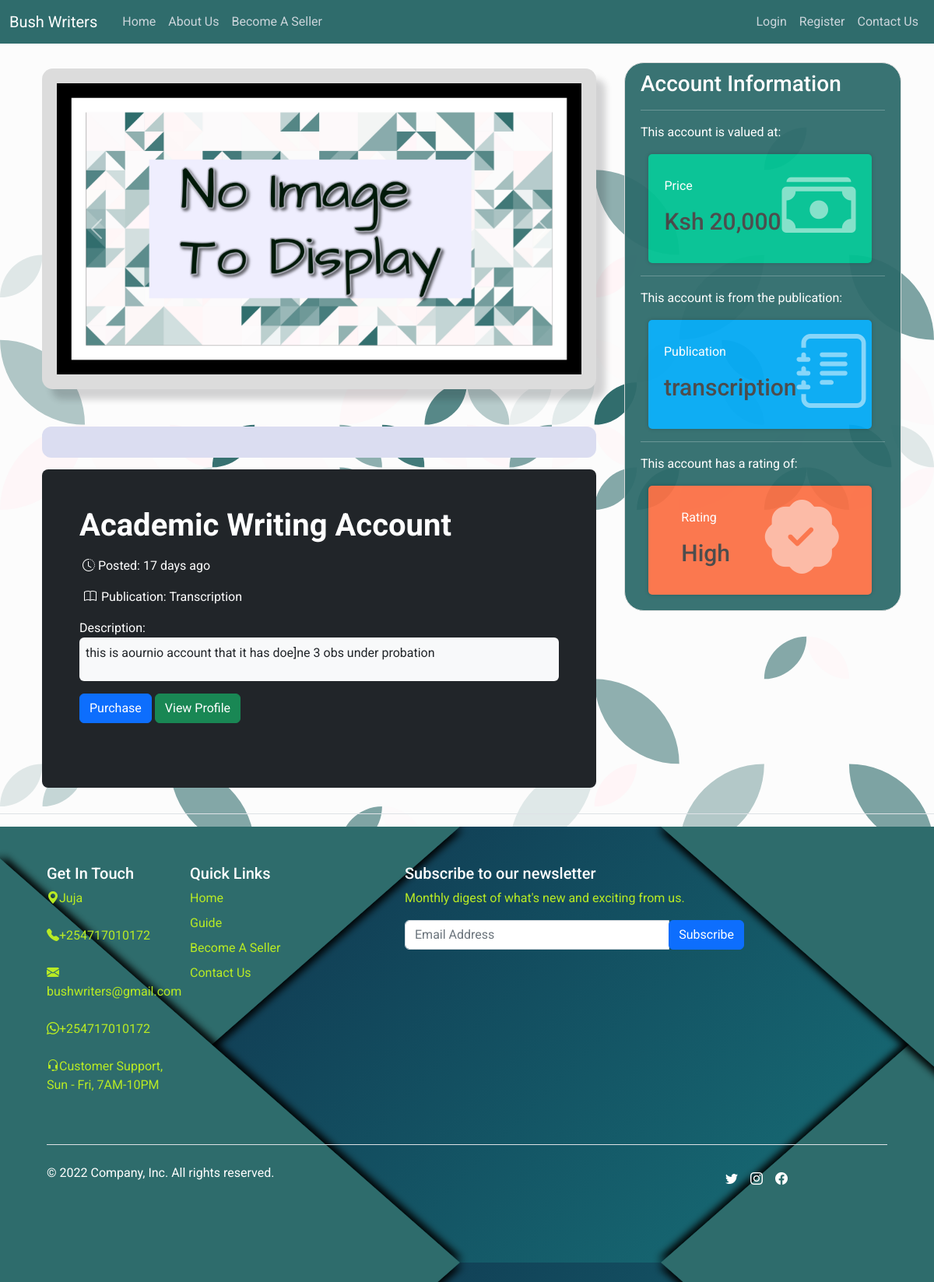
The app's page /product_view/22 with its own data.
### models/accounts.py (models this page shows, shortened)
class Account(db.Model):
    STATUS_AVAILABLE = 0
    STATUS_ON_PROGRESS = 1
    STATUS_VERIFICATION_STAGE = 2
    STATUS_SUCCESSFUL_STAGE = 3
    STATUS_DISPUTED_STAGE = 4
    __tablename__ = 'account'
    account_id = db.Column(db.Integer, primary_key = True)
    account_type = db.Column(db.Enum(AccountType), default = AccountType.ACADEMIC_WRITING_ACCOUNT)
    account_name = db.Column(db.String(80), nullable = False)
    description = db.Column(db.String(120), nullable = False)
    brand = db.Column(db.String(60), nullable = False)
    price = db.Column(db.Integer, nullable = False)
    status = db.Column(db.SmallInteger, default=STATUS_AVAILABLE)
    account_creation_date = db.Column(db.Date, nullable = False)
    time_posted = db.Column(db.DateTime (timezone = True), default = func.now())
    user_id = db.Column(db.Integer, db.ForeignKey('user.id', ondelete = 'CASCADE'))
    images = db.relationship('Image', backref = 'account', passive_deletes = True, lazy='dynamic' )
    notifications = db.relationship('Notification', backref = 'account', passive_deletes = True, lazy='dynamic')
    complaints = db.relationship('Complaints', backref = 'account', passive_deletes = True, lazy='dynamic')

### main/views.py (the view, shortened to what this page needs)
@main.route('/product_view/<item_id>', methods=['GET', 'POST'])
def product_view(item_id):
    account = Account.query.filter_by(account_id = item_id).first()
    images = Image.query.filter_by(account_id = item_id).all()
    purchase_form = Payment_Method()
    upload_form = Upload_Images()
    return render_template('product_view.html', account = account, images = images, purchase_form = purchase_form, upload_form = upload_form)

### auth/form_fields.py
class Payment_Method(FlaskForm):
    info = HiddenField()
    payment_method = SelectField('Choose Payment Method', choices=[('Paypal'), ('Mpesa')])
    submit = SubmitField("Proceed To Checkout")

class Upload_Images(FlaskForm):
    photo = FileField(validators=[FileAllowed(['jpg', 'png', 'jpeg' ], 'Only images are allowed'), FileRequired()])
    account_id = HiddenField()
    upload = SubmitField('Upload')

### templates/product_view.html (shortened to what this page needs)
{% extends 'base.html' %}
{% block stylesheets %}
  <link href="https://cdn.jsdelivr.net/npm/bootstrap@5.2.0/dist/css/bootstrap.min.css" rel="stylesheet">
  <link rel="stylesheet" type="text/css" href="{{ url_for('static', filename='css/styles.css') }}" >
  <link rel="stylesheet" type="text/css" href="{{ url_for('static', filename='css/card-styles.css') }}" >
  <link rel="stylesheet" href="https://cdn.jsdelivr.net/npm/pixeden-stroke-7-icon@1.2.3/pe-icon-7-stroke/dist/pe-icon-7-stroke.min.css">
{% endblock stylesheets %}
{% block content %}
     <div class="container mt-2">
        <div class="carousel-background">
          <div id="carouselExampleControlsNoTouching" class="carousel slide" data-bs-touch="false">
            <div class="carousel-inner">
              {% if images %}
                {% for image in images %}
                  <div class="carousel-item active">
                    <img src="{{ url_for('static', filename='images/account_images/'+image.image_files) }}" class="d-block w-100" alt="...">
                  </div>
                {% endfor %}
              {% else %}
                <div class="carousel-item active">
                  <img src="{{ url_for('static', filename='images/assets/blank_image.jpg') }}" class="d-block w-100" alt="...">
                </div>
              {% endif %}
            </div>
            <button class="carousel-control-prev" type="button" data-bs-target="#carouselExampleControlsNoTouching" data-bs-slide="prev">
              <span class="carousel-control-prev-icon" aria-hidden="true"></span>
            </button>
            <button class="carousel-control-next" type="button" data-bs-target="#carouselExampleControlsNoTouching" data-bs-slide="next">
              <span class="carousel-control-next-icon" aria-hidden="true"></span>
            </button>
          </div>
        </div>
          <section class="gallery">
          </section>
          <div class="row align-items-md-stretch">
            <div class="col-md-6">
              <div class="h-100 p-5 text-bg-dark rounded-3 product-content">
                <div class="mb-3">
                  <h2 class="text-white mb-2 fw-bold fs-1">{{ account.account_type.value | replace("_", "  ") | title }}</h2>
                </div>
                <div class="mb-3 title-time-display">
                  <span class="text-white"><i class="bi bi-clock-history p-1"></i>Posted: {{ moment(account.time_posted).fromNow(refresh=True) }}</span>
                </div>
                <div class="mb-3 publication-display">
                  <span class="text-white"><i class="bi bi-book"></i>Publication: {{ account.brand | title }}</span>
                </div>
                <header>Description:</header>
                <div class="rounded bg-light p-2 mb-3">
                  <p class="text-dark">{{ account.description }}</p>
                </div>
                <div>
                  {% if account.user_id != current_user.id %}
                  <button type="button" class="btn btn-primary" data-bs-toggle="modal" data-bs-target="#payment-form">Purchase</button>
                  <a href="{{ url_for('main.user_profile', id = account.user_id ) }}" role="button" class="btn btn-success">View Profile</a>
                  {% else %}
                  <button type="button" class="btn btn-primary" data-bs-toggle="modal" data-bs-target="#upload-image">Upload Images</button>
                  {% endif %}
                </div>
              </div>
            </div>
          </div>
    </div>
    <br>
    <br>
{% endblock content %}
{% block sidebar %}
  <div class="col-md-4 sidebar">
    <div class="content-section">
      <h3 class="text-white">Account Information</h3>
      <hr class="text-white">
      <p class="text-white">This account is valued at:</p>
              <div class="card-body card-sidebar color1">
                <div class="float-left">
                  <p>Price</p>
                    <h3>
                        <span class="currency">Ksh</span>
                        <span class="count"> {{ "{:,.0f}".format(account.price ) }}</span>
                    </h3>
                </div>
                <div class="float-right">
                  <i class="bi bi-cash-stack"></i>
                </div>
            </div>
            <hr class="text-white">
            <p class="text-white">This account is from the publication:</p>
            <div class="card-body card-sidebar color2">
                <div class="float-left">
                  <p>Publication</p>
                    <h3>
                        <span class="count">{{ account.brand }}</span>
                    </h3>
                </div>
                <div class="float-right">
                  <i class="bi bi-journal-text"></i>
                </div>
            </div>
            <hr class="text-white">
            <p class="text-white">This account has a rating of:</p>
            <div class="card-body card-sidebar color3">
                <div class="float-left">
                  <p>Rating</p>
                    <h3>
                        <span class="count">High</span>
                    </h3>
                </div>
                <div class="float-right">
                  <i class="bi bi-patch-check-fill"></i>
                </div>
            </div>
    </div>
  </div>
{% endblock sidebar %}
{% block footer %}
<div class="border-top pt-3"></div>
<div class="footer-container">
  <footer class="py-5">
    <div class="row">
      <div class="col-6 col-md-2 mb-3">
        <h5 class="text-white">Get In Touch</h5>
        <ul class="nav flex-column">
          <li class="nav-item mb-2"><p class="nav-link p-0 footer-color"><i class="bi bi-geo-alt-fill mr-2"></i>Juja</p></li>
          <li class="nav-item mb-2"><p class="nav-link p-0 footer-color"><i class="bi bi-telephone-fill mr-2"></i>+254717010172</p></li>
          <li class="nav-item mb-2"><p class="nav-link p-0 footer-color"><i class="bi bi-envelope-fill mr-2"></i>bushwriters@gmail.com</p></li>
          <li class="nav-item mb-2"><p class="nav-link p-0 footer-color"><i class="bi bi-whatsapp mr-2"></i>+254717010172</p></li>
          <li class="nav-item mb-2"><p class="nav-link p-0 footer-color"><i class="bi bi-headset mr-2"></i>Customer Support, Sun - Fri, 7AM-10PM</p></li>
        </ul>
      </div>
      <div class="col-6 col-md-2 mb-3">
        <h5 class="text-white">Quick Links</h5>
        <ul class="nav flex-column">
          <li class="nav-item mb-2"><a href="{{ url_for('main.viewpage') }}" class="nav-link p-0 footer-color">Home</a></li>
          <li class="nav-item mb-2"><a href="{{ url_for('main.guide') }}" class="nav-link p-0 footer-color">Guide</a></li>
          <li class="nav-item mb-2"><a href="{{ url_for('main.seller') }}" class="nav-link p-0 footer-color">Become A Seller</a></li>
          <li class="nav-item mb-2"><a href="{{ url_for('main.contact_us') }}" class="nav-link p-0 footer-color">Contact Us</a></li>
        </ul>
      </div>
      <div class="col-md-5 offset-md-1 mb-3">
        <form>
          <h5 class="text-white">Subscribe to our newsletter</h5>
          <p class="footer-color">Monthly digest of what's new and exciting from us.</p>
          <div class="input-group">
            <input type="text" class="form-control" placeholder="Email Address" aria-label="Recipient's email input" aria-describedby="button-addon4">
            <div class="input-group-append" id="button-addon4">
              <button class="btn btn-primary" type="button">Subscribe</button>
            </div>
          </div>
        </form>
      </div>
    </div>
    <div class="d-flex flex-column flex-sm-row justify-content-between py-4 my-4 border-top">
      <p class="text-white">&copy; 2022 Company, Inc. All rights reserved.</p>
      <ul class="list-unstyled d-flex">
        <i class="bi bi-twitter p-2 text-white"></i>
        <i class="bi bi-instagram p-2 text-white"></i>
        <i class="bi bi-facebook p-2 text-white"></i>
        <li class="ms-3"><a class="text-white" href="#"><svg class="bi" width="24" height="24"><use xlink:href="#twitter"/></svg></a></li>
        <li class="ms-3"><a class="link-dark" href="#"><svg class="bi" width="24" height="24"><use xlink:href="#instagram"/></svg></a></li>
        <li class="ms-3"><a class="link-dark" href="#"><svg class="bi" width="24" height="24"><use xlink:href="#facebook"/></svg></a></li>
      </ul>
    </div>
  </footer>
</div>
{% endblock footer %}

### static/css/styles.css (style rules this page uses)
body { background: #fafafa; color: #333333; margin-top: 5rem; font-family: 'Roboto'; max-width: 100% !important; background-image: url('/static/images/assets/patternpad_3.svg'); }
h1, h2, h3, h4, h5, h6 { color: #444444; }
a { text-decoration: none; }
.content-section { background: #2f6c6c; padding: 10px 20px; border: 1px solid #dddddd; border-radius: 25px; margin-bottom: 20px; opacity: 0.95; }
.rounded { border-radius: 10px; }
.title-time-display { display: flex; flex-direction: row; justify-content: space-between; }
.publication-display { display: flex; flex-direction: row; justify-content: space-between; }
.bi-book { padding: 6px; }
.footer-container { padding-left: 60px; padding-right: 60px; max-width: 100% !important; }
.footer-color { color: #b9eb24 !important; }
.sidebar { border-radius: 10px; }

### static/css/card-styles.css (style rules this page uses)
.color1 { background: #00C292; }
.color2 { background: #03A9F3; }
.color3 { background: #FB7146; }
.card-sidebar { display: flex; font-family: "Roboto", sans-serif; margin: 10px; padding: 20px; width: 287px; height: 140px; color: #fff !important; border-radius: 5px; box-shadow: 0 0 5px rgb(0, 0, 0, 0.2); flex-direction: row; justify-content: space-around; align-items: center; }
.float-left { float: left; }
.float-right { float: right; }
.card-body h3 { margin-top: 15px; margin-bottom: 5px; }
.currency, .count { font-size: 30px; font-weight: 500; }
.card-body p { font-size: 16px; margin-top: 0; }
.card-body i { font-size: 95px; opacity: 0.5; }
img { max-width: 100%; }
.gallery { background-color: #dbddf1; padding: 20px; border-radius: 12px; }
.carousel-background { background-color: gainsboro; padding: 19px; margin-bottom: 3em; border-radius: 14px; box-shadow: 12px 13px 8px 0 rgb(22 22 26 / 18%); }
.product-content { width: 44.5em; margin-top: 15px; margin-bottom: 20px; }

### records on screen
Account: account_type.value "Academic Writing Account", time_posted "17 days ago", brand "Transcription", description "this is aournio account that it has doe]ne 3 obs under probation", price "20,000", brand "transcription"
